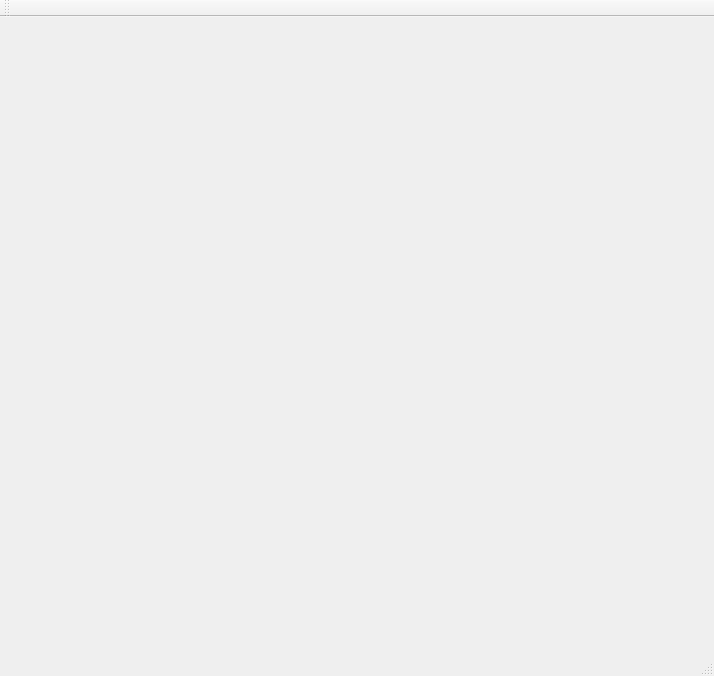
<?xml version="1.0" encoding="UTF-8"?>
<ui version="4.0">
 <class>MainWindow</class>
 <widget class="QMainWindow" name="MainWindow">
  <property name="geometry">
   <rect>
    <x>0</x>
    <y>0</y>
    <width>714</width>
    <height>676</height>
   </rect>
  </property>
  <property name="windowTitle">
   <string>MainWindow</string>
  </property>
  <widget class="QWidget" name="centralWidget">
   <widget class="QGLESWIDGET" name="widget" native="true">
    <property name="geometry">
     <rect>
      <x>10</x>
      <y>10</y>
      <width>600</width>
      <height>600</height>
     </rect>
    </property>
   </widget>
  </widget>
  <widget class="QMenuBar" name="menuBar">
   <property name="geometry">
    <rect>
     <x>0</x>
     <y>0</y>
     <width>714</width>
     <height>25</height>
    </rect>
   </property>
  </widget>
  <widget class="QToolBar" name="mainToolBar">
   <attribute name="toolBarArea">
    <enum>TopToolBarArea</enum>
   </attribute>
   <attribute name="toolBarBreak">
    <bool>false</bool>
   </attribute>
  </widget>
  <widget class="QStatusBar" name="statusBar"/>
 </widget>
 <layoutdefault spacing="6" margin="11"/>
 <customwidgets>
  <customwidget>
   <class>QGLESWIDGET</class>
   <extends>QWidget</extends>
   <header>qgleswidget.h</header>
   <container>1</container>
  </customwidget>
 </customwidgets>
 <resources/>
 <connections/>
</ui>
